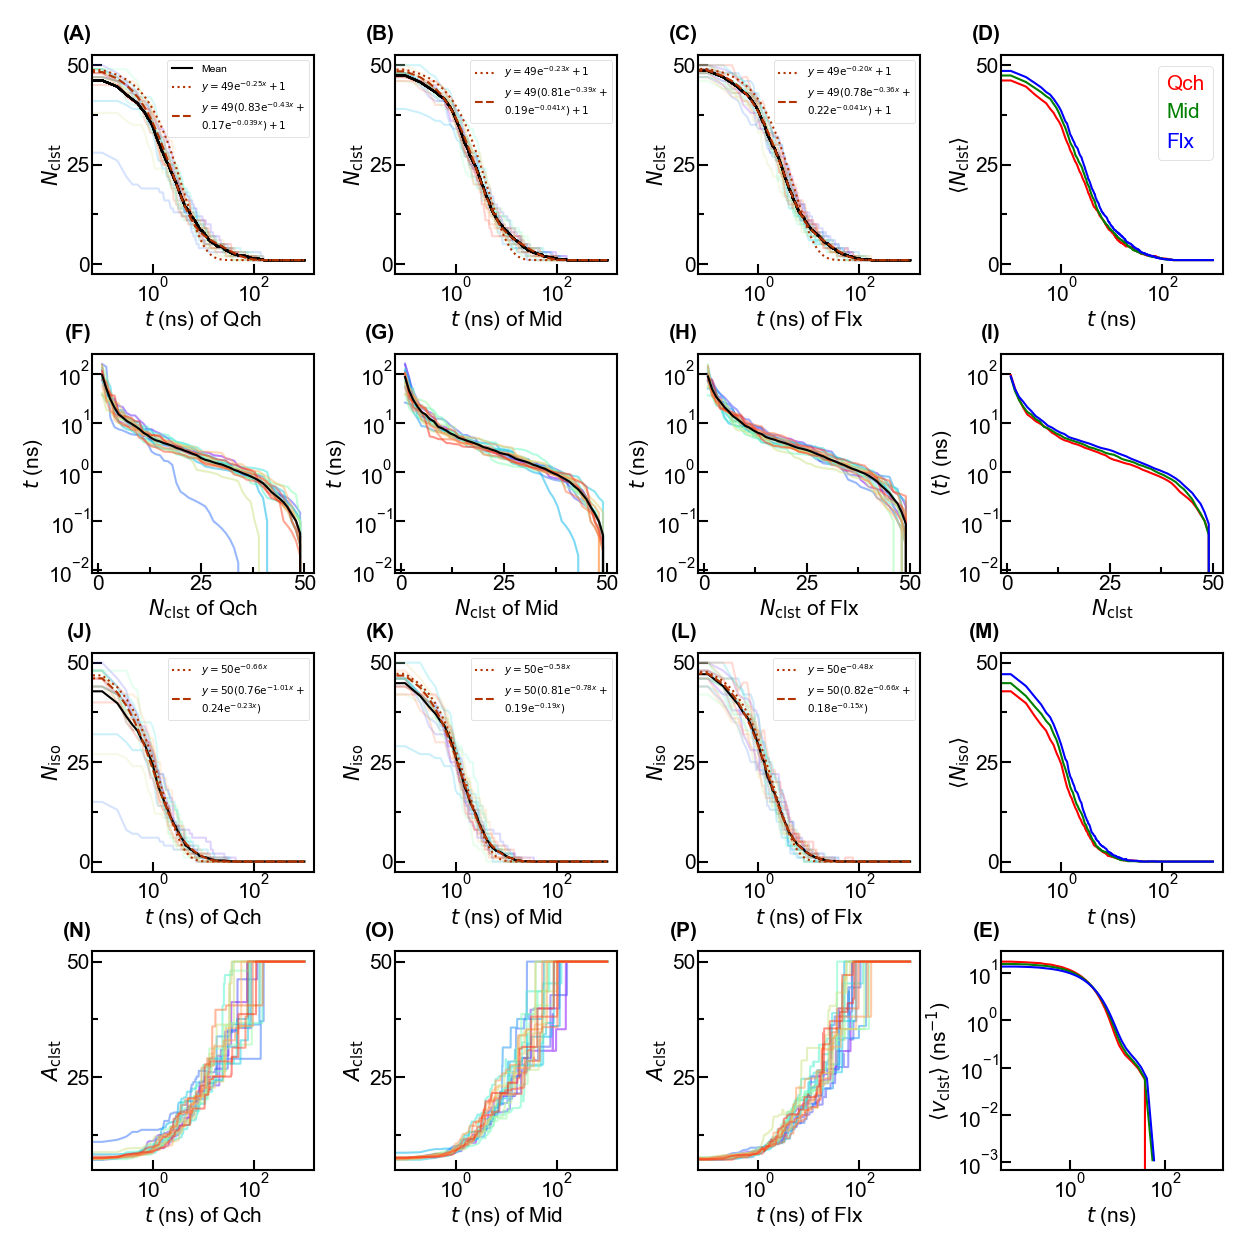

Reproduce this figure in Python.
"""Import Modules"""
import random
from scipy.optimize import curve_fit
from scipy import optimize
import numpy as np
import matplotlib.pyplot as plt
from matplotlib.colors import LinearSegmentedColormap,ListedColormap
from mpl_toolkits.axes_grid1 import make_axes_locatable
from matplotlib.pyplot import MultipleLocator
from matplotlib.collections import LineCollection
from matplotlib import colors
from matplotlib.ticker import LogLocator,LogFormatter,AutoMinorLocator
import sys
sys.path.append('D:\\Work\\Code\\Functions')
from pyw import pyw

"""Set Arguments"""
file='../../chn_clst_annl/proc.npz'
figname='chn_clst'
mdls=['1.55sgm_1.0sgm','1.5sgm_0.82sgm','1.37sgm_0.6sgm']
Mdls=['Qch','Mid','Flx']
nmd=len(mdls)
nrep=20
nfr=10000
nch=50

"""Read Data"""
q=np.load(file)
t=q['t']
nclst=q['nclst']
nclst_mean=q['nclst_mean']
nclst_std=q['nclst_std']
treq=q['treq']
treq_mean=q['treq_mean']
treq_std=q['treq_std']
nisol=q['nisol']
nisol_mean=q['nisol_mean']
nisol_std=q['nisol_std']
nsq=q['nsq']
dnsq=q['dnsq']
dnsq_mean=q['dnsq_mean']
dnsq_std=q['dnsq_std']
dnmin=q['dnmin']
dnmin_mean=q['dnmin_mean']
dnmin_std=q['dnmin_std']
ndnmin=np.sum(dnmin!=0,axis=-1)
dtreq=treq[:,:,1:]-treq[:,:,:-1]
dtreq_mean=np.mean(dtreq,axis=1)
# dtreq_mean=treq_mean[:,1:]-treq_mean[:,:-1]

"""Fit nclst"""
def exp1_nclst(x,a):
    return (nch-1)*np.exp(-a*x)+1
Par1_nclst=np.ones(nmd)
for i in range(nmd):
    par,cov=curve_fit(exp1_nclst,t,nclst_mean[i])
    Par1_nclst[i]=par[0]

def exp2_nclst(x,A,a,b):
    return (nch-1)*(A*np.exp(-a*x)+(1-A)*np.exp(-b*x))+1
init=[0.5,1.0,1.0]
bounds=([0.0,0.0,0.0],
        [1.0,np.inf,np.inf])
Par2_nclst=np.ones((nmd,3))
for i in range(nmd):
    par,cov=curve_fit(exp2_nclst,t,nclst_mean[i],p0=init,bounds=bounds)
    Par2_nclst[i]=par
    if Par2_nclst[i,1]<Par2_nclst[i,2]:
        Par2_nclst[i,0]=1-Par2_nclst[i,0]
        Par2_nclst[i,1:]=Par2_nclst[i,1:][::-1]

S0=nch
Sinf=1
P=Par2_nclst[:,0]
k1=Par2_nclst[:,1]
k2=Par2_nclst[:,2]
alf=S0
bet=((P*k1+(1-P)*k2)*Sinf-(1-P)*(k2-k1)*S0)/k1
gma=Sinf
print(bet)

nclst_fit=np.zeros((nmd,nfr))
for i in range(nmd):
    nclst_fit[i]=exp2_nclst(t,Par2_nclst[i,0],Par2_nclst[i,1],Par2_nclst[i,2])
treq_fit=np.zeros((nmd,nch))
for i in range(nmd):
    ks=0
    for j in range(nch):
        for k in range(ks,nfr-1):
            if nclst_fit[i,k+1]<=nch-j<=nclst_fit[i,k]:
                treq_fit[i,nch-j-1]=(nch-j-nclst_fit[i,k])*(t[k+1]-t[k])/(nclst_fit[i,k+1]-nclst_fit[i,k])+t[k]
                ks=k
                break
dtreq_fit=treq_fit[:,1:]-treq_fit[:,:-1]

"""Fit nisol"""
def exp1_nisol(x,a):
    return nch*np.exp(-a*x)
Par1_nisol=np.ones(nmd)
for i in range(nmd):
    par,cov=curve_fit(exp1_nisol,t,nisol_mean[i])
    Par1_nisol[i]=par[0]

def exp2_nisol(x,A,a,b):
    return nch*(A*np.exp(-a*x)+(1-A)*np.exp(-b*x))
init=[0.5,1.0,1.0]
# bounds=([0.0,0.0,0.0],
#         [1.0,np.inf,np.inf])
bounds=([0.0,0.0,0.0],
        [1.0,1e1,1e1])
Par2_nisol=np.ones((nmd,3))
for i in range(nmd):
    # par,cov=curve_fit(exp2_nisol,t,nisol_mean[i],p0=init,bounds=bounds)
    # Par2_nisol[i]=par
    def loss(vars):
        A,a,b=vars
        return np.sum((exp2_nisol(t,A,a,b)-nisol_mean[i])**2)
    par=optimize.differential_evolution(loss,bounds=list(zip(bounds[0],bounds[1]))).x
    Par2_nisol[i]=par
    if Par2_nisol[i,1]<Par2_nisol[i,2]:
        Par2_nisol[i,0]=1-Par2_nisol[i,0]
        Par2_nisol[i,1:]=Par2_nisol[i,1:][::-1]

S0=nch
Sinf=0
P=Par2_nisol[:,0]
k1=Par2_nisol[:,1]
k2=Par2_nisol[:,2]
alf=S0
bet=((P*k1+(1-P)*k2)*Sinf-(1-P)*(k2-k1)*S0)/k1
gma=Sinf
print(bet)

# def exp1(x,a):
#     return np.log(nch*np.exp(-a*np.exp(x)))
# Par=np.ones(nmd)
# for i in range(nmd):
#     par,cov=curve_fit(exp1,np.log(t[1:]),np.log(nclst_mean[i,1:]))
#     Par[i]=par[0]

"""Plot"""
fig,axs=plt.subplots(4,4,figsize=(25,25))
marglft=0.5
margrig=0.5
margbot=0.5
margtop=0.5
spcwth=0.2
spchei=-0.1
cbarwth=0.0
cbarspcwth=0.0
wth=3
font={'family':'Arial','size':30}
lenmaj=15
lenmin=8
lenbar=8
xtick=0.1
ytick=20
ctick=1
cmap=plt.cm.rainbow
norm=colors.Normalize(vmin=0,vmax=nrep)
ann=[['(A)','(B)','(C)','(D)'],['(F)','(G)','(H)','(I)'],['(J)','(K)','(L)','(M)'],['(N)','(O)','(P)','(E)']]
clrs=['r','g','b']

for i in range(nmd):
    ax=axs[0,i]
    ax.annotate(ann[0][i],xy=(0.0,1.05),xycoords='axes fraction',fontfamily=font['family'],fontsize=font['size'],fontweight='bold',va='bottom',ha='right')
    for j in range(nrep):
        ax.plot(t,nclst[i,j],color=cmap(norm(j)),linewidth=wth,alpha=0.2)
        ax.plot(t,nclst_mean[i],color='k',linewidth=wth)
    if i==0:
        ax.plot([],[],color='k',linewidth=wth,label='Mean')
    ax.plot(t,exp1_nclst(t,Par1_nclst[i]),color=(0.7,0.2,0.0),linestyle=':',linewidth=wth,label='$y=49\\mathrm{e}^{-%.2fx}+1$'%Par1_nclst[i])
    ax.plot(t,exp2_nclst(t,Par2_nclst[i,0],Par2_nclst[i,1],Par2_nclst[i,2]),color=(0.7,0.2,0.0),linestyle='--',linewidth=wth,
            label='$y=49(%.2f\\mathrm{e}^{-%.2fx}+$\n$%.2f\\mathrm{e}^{-%.3fx})+1$'%(Par2_nclst[i,0],Par2_nclst[i,1],1-Par2_nclst[i,0],Par2_nclst[i,2]))
    ax.autoscale()
    ax.minorticks_on()
    ax.tick_params(axis='both',which='major',direction='in',width=wth,length=lenmaj,labelfontfamily=font['family'],labelsize=font['size'])
    ax.tick_params(axis='x',which='minor',direction='in',width=wth,length=0,labelfontfamily=font['family'],labelsize=font['size'])
    ax.tick_params(axis='y',which='minor',direction='in',width=wth,length=lenmin,labelfontfamily=font['family'],labelsize=font['size'])
    ax.xaxis.set_minor_locator(AutoMinorLocator(0))
    ax.yaxis.set_major_locator(MultipleLocator(25))
    ax.yaxis.set_minor_locator(AutoMinorLocator(2))
    ax.spines['bottom'].set_linewidth(wth)
    ax.spines['top'].set_linewidth(wth)
    ax.spines['left'].set_linewidth(wth)
    ax.spines['right'].set_linewidth(wth)
    ax.set_xscale('log')
    # ax.set_yscale('log')
    ax.set_ylim(-2.5,52.5)
    ax.set_xlabel('$t$ (ns) of %s'%Mdls[i],fontdict=font)
    ax.set_ylabel('$N_\\mathrm{clst}$',fontdict=font)
    ax.legend(loc='upper right',prop={'family':font['family'],'size':0.5*font['size']})

ax=axs[0,3]
ax.annotate(ann[0][3],xy=(0.0,1.05),xycoords='axes fraction',fontfamily=font['family'],fontsize=font['size'],fontweight='bold',va='bottom',ha='right')
for i in range(nmd):
    ax.plot(t,nclst_mean[i],color=clrs[i],linewidth=wth,label=Mdls[i])
ax.autoscale()
ax.minorticks_on()
ax.tick_params(axis='both',which='major',direction='in',width=wth,length=lenmaj,labelfontfamily=font['family'],labelsize=font['size'])
ax.tick_params(axis='x',which='minor',direction='in',width=wth,length=0,labelfontfamily=font['family'],labelsize=font['size'])
ax.tick_params(axis='y',which='minor',direction='in',width=wth,length=lenmin,labelfontfamily=font['family'],labelsize=font['size'])
ax.xaxis.set_minor_locator(AutoMinorLocator(0))
ax.yaxis.set_major_locator(MultipleLocator(25))
ax.yaxis.set_minor_locator(AutoMinorLocator(2))
ax.spines['bottom'].set_linewidth(wth)
ax.spines['top'].set_linewidth(wth)
ax.spines['left'].set_linewidth(wth)
ax.spines['right'].set_linewidth(wth)
ax.set_xscale('log')
# ax.set_yscale('log')
ax.set_ylim(-2.5,52.5)
ax.set_xlabel('$t$ (ns)',fontdict=font)
ax.set_ylabel('$\\langle{}N_\\mathrm{clst}\\rangle$',fontdict=font)
leg=ax.legend(loc='best',handlelength=0.0,handletextpad=0.0,prop={'family':font['family'],'size':font['size']})
for hnd,txt in zip(leg.legend_handles,leg.get_texts()):
    txt.set_color(hnd.get_color())

ylims=[axs[0,i].get_ylim() for i in range(4)]
for i in range(4):
    axs[0,i].set_ylim(np.min(ylims),np.max(ylims))

for i in range(nmd):
    ax=axs[1,i]
    ax.annotate(ann[1][i],xy=(0.0,1.05),xycoords='axes fraction',fontfamily=font['family'],fontsize=font['size'],fontweight='bold',va='bottom',ha='right')
    for j in range(nrep):
        ax.plot(np.arange(1,nch+1),treq[i,j],color=cmap(norm(j)),linewidth=wth,alpha=0.5)
    ax.plot(np.arange(1,nch+1),treq_mean[i],color='k',linewidth=wth)
    ax.autoscale()
    ax.minorticks_on()
    ax.tick_params(axis='both',which='major',direction='in',width=wth,length=lenmaj,labelfontfamily=font['family'],labelsize=font['size'])
    ax.tick_params(axis='x',which='minor',direction='in',width=wth,length=lenmin,labelfontfamily=font['family'],labelsize=font['size'])
    ax.tick_params(axis='y',which='minor',direction='in',width=wth,length=0,labelfontfamily=font['family'],labelsize=font['size'])
    ax.xaxis.set_major_locator(MultipleLocator(25))
    ax.xaxis.set_minor_locator(AutoMinorLocator(2))
    ax.yaxis.set_minor_locator(AutoMinorLocator(0))
    ax.spines['bottom'].set_linewidth(wth)
    ax.spines['top'].set_linewidth(wth)
    ax.spines['left'].set_linewidth(wth)
    ax.spines['right'].set_linewidth(wth)
    # ax.set_xscale('log')
    ax.set_yscale('log')
    # ax.set_ylim(-2.5,52.5)
    ax.set_xlabel('$N_\\mathrm{clst}$ of %s'%Mdls[i],fontdict=font)
    ax.set_ylabel('$t$ (ns)',fontdict=font)

ax=axs[1,3]
ax.annotate(ann[1][3],xy=(0.0,1.05),xycoords='axes fraction',fontfamily=font['family'],fontsize=font['size'],fontweight='bold',va='bottom',ha='right')
for i in range(nmd):
    ax.plot(np.arange(1,nch+1),treq_mean[i],color=clrs[i],linewidth=wth)
ax.autoscale()
ax.minorticks_on()
ax.tick_params(axis='both',which='major',direction='in',width=wth,length=lenmaj,labelfontfamily=font['family'],labelsize=font['size'])
ax.tick_params(axis='x',which='minor',direction='in',width=wth,length=lenmin,labelfontfamily=font['family'],labelsize=font['size'])
ax.tick_params(axis='y',which='minor',direction='in',width=wth,length=0,labelfontfamily=font['family'],labelsize=font['size'])
ax.xaxis.set_major_locator(MultipleLocator(25))
ax.xaxis.set_minor_locator(AutoMinorLocator(2))
ax.yaxis.set_minor_locator(AutoMinorLocator(2))
ax.spines['bottom'].set_linewidth(wth)
ax.spines['top'].set_linewidth(wth)
ax.spines['left'].set_linewidth(wth)
ax.spines['right'].set_linewidth(wth)
# ax.set_xscale('log')
ax.set_yscale('log')
# ax.set_ylim(-2.5,52.5)
ax.set_xlabel('$N_\\mathrm{clst}$',fontdict=font)
ax.set_ylabel('$\\langle{}t\\rangle$ (ns)',fontdict=font)

ylims=[axs[1,i].get_ylim() for i in range(4)]
for i in range(4):
    axs[1,i].set_ylim(np.min(ylims),np.max(ylims))

for i in range(nmd):
    ax=axs[2,i]
    ax.annotate(ann[2][i],xy=(0.0,1.05),xycoords='axes fraction',fontfamily=font['family'],fontsize=font['size'],fontweight='bold',va='bottom',ha='right')
    for j in range(nrep):
        ax.plot(t,nisol[i,j],color=cmap(norm(j)),linewidth=wth,alpha=0.2)
    ax.plot(t,nisol_mean[i],color='k',linewidth=wth)
    ax.plot(t,exp1_nisol(t,Par1_nisol[i]),color=(0.7,0.2,0.0),linestyle=':',linewidth=wth,label='$y=50\\mathrm{e}^{-%.2fx}$'%Par1_nisol[i])
    ax.plot(t,exp2_nisol(t,Par2_nisol[i,0],Par2_nisol[i,1],Par2_nisol[i,2]),color=(0.7,0.2,0.0),linestyle='--',linewidth=wth,
            label='$y=50(%.2f\\mathrm{e}^{-%.2fx}+$\n$%.2f\\mathrm{e}^{-%.2fx})$'%(Par2_nisol[i,0],Par2_nisol[i,1],1-Par2_nisol[i,0],Par2_nisol[i,2]))
    ax.autoscale()
    ax.minorticks_on()
    ax.tick_params(axis='both',which='major',direction='in',width=wth,length=lenmaj,labelfontfamily=font['family'],labelsize=font['size'])
    ax.tick_params(axis='x',which='minor',direction='in',width=wth,length=0,labelfontfamily=font['family'],labelsize=font['size'])
    ax.tick_params(axis='y',which='minor',direction='in',width=wth,length=lenmin,labelfontfamily=font['family'],labelsize=font['size'])
    ax.xaxis.set_minor_locator(AutoMinorLocator(2))
    ax.yaxis.set_major_locator(MultipleLocator(25))
    ax.yaxis.set_minor_locator(AutoMinorLocator(2))
    ax.spines['bottom'].set_linewidth(wth)
    ax.spines['top'].set_linewidth(wth)
    ax.spines['left'].set_linewidth(wth)
    ax.spines['right'].set_linewidth(wth)
    ax.set_xscale('log')
    # ax.set_yscale('log')
    ax.set_ylim(-2.5,52.5)
    ax.set_xlabel('$t$ (ns) of %s'%Mdls[i],fontdict=font)
    ax.set_ylabel('$N_\\mathrm{iso}$',fontdict=font)
    ax.legend(loc='upper right',prop={'family':font['family'],'size':0.5*font['size']})

ax=axs[2,3]
ax.annotate(ann[2][3],xy=(0.0,1.05),xycoords='axes fraction',fontfamily=font['family'],fontsize=font['size'],fontweight='bold',va='bottom',ha='right')
for i in range(nmd):
    ax.plot(t,nisol_mean[i],color=clrs[i],linewidth=wth)
ax.autoscale()
ax.minorticks_on()
ax.tick_params(axis='both',which='major',direction='in',width=wth,length=lenmaj,labelfontfamily=font['family'],labelsize=font['size'])
ax.tick_params(axis='x',which='minor',direction='in',width=wth,length=0,labelfontfamily=font['family'],labelsize=font['size'])
ax.tick_params(axis='y',which='minor',direction='in',width=wth,length=lenmin,labelfontfamily=font['family'],labelsize=font['size'])
ax.xaxis.set_minor_locator(AutoMinorLocator(2))
ax.yaxis.set_major_locator(MultipleLocator(25))
ax.yaxis.set_minor_locator(AutoMinorLocator(2))
ax.spines['bottom'].set_linewidth(wth)
ax.spines['top'].set_linewidth(wth)
ax.spines['left'].set_linewidth(wth)
ax.spines['right'].set_linewidth(wth)
ax.set_xscale('log')
# ax.set_yscale('log')
ax.set_ylim(-2.5,52.5)
ax.set_xlabel('$t$ (ns)',fontdict=font)
ax.set_ylabel('$\\langle{}N_\\mathrm{iso}\\rangle$',fontdict=font)

ylims=[axs[3,i].get_ylim() for i in range(4)]
for i in range(4):
    axs[3,i].set_ylim(np.min(ylims),np.max(ylims))

for i in range(nmd):
    ax=axs[3,i]
    ax.annotate(ann[3][i],xy=(0.0,1.05),xycoords='axes fraction',fontfamily=font['family'],fontsize=font['size'],fontweight='bold',va='bottom',ha='right')
    for j in range(nrep):
        ax.plot(t,np.sqrt(nsq[i,j]),color=cmap(norm(j)),linewidth=wth,alpha=0.5)
    ax.autoscale()
    ax.minorticks_on()
    ax.tick_params(axis='both',which='major',direction='in',width=wth,length=lenmaj,labelfontfamily=font['family'],labelsize=font['size'])
    ax.tick_params(axis='x',which='minor',direction='in',width=wth,length=0,labelfontfamily=font['family'],labelsize=font['size'])
    ax.tick_params(axis='y',which='minor',direction='in',width=wth,length=lenmin,labelfontfamily=font['family'],labelsize=font['size'])
    ax.xaxis.set_minor_locator(AutoMinorLocator(2))
    ax.yaxis.set_major_locator(MultipleLocator(25))
    ax.yaxis.set_minor_locator(AutoMinorLocator(2))
    ax.spines['bottom'].set_linewidth(wth)
    ax.spines['top'].set_linewidth(wth)
    ax.spines['left'].set_linewidth(wth)
    ax.spines['right'].set_linewidth(wth)
    ax.set_xscale('log')
    # ax.set_yscale('log')
    ax.set_ylim(4.8,52.2)
    ax.set_xlabel('$t$ (ns) of %s'%Mdls[i],fontdict=font)
    ax.set_ylabel('$A_\\mathrm{clst}$',fontdict=font)

ax=axs[3,3]
ax.annotate(ann[3][3],xy=(0.0,1.05),xycoords='axes fraction',fontfamily=font['family'],fontsize=font['size'],fontweight='bold',va='bottom',ha='right')
for i in range(nmd):
    ax.plot(treq_fit[i,1:],-1/dtreq_fit[i],color=clrs[i],linewidth=wth)
ax.plot(t,[np.max(-1/dtreq_fit)]*nfr,linewidth=0)
ax.autoscale()
ax.minorticks_on()
ax.tick_params(axis='both',which='major',direction='in',width=wth,length=lenmaj,labelfontfamily=font['family'],labelsize=font['size'])
ax.tick_params(axis='both',which='minor',direction='in',width=wth,length=0,labelfontfamily=font['family'],labelsize=font['size'])
ax.xaxis.set_minor_locator(AutoMinorLocator(0))
ax.yaxis.set_minor_locator(AutoMinorLocator(0))
ax.spines['bottom'].set_linewidth(wth)
ax.spines['top'].set_linewidth(wth)
ax.spines['left'].set_linewidth(wth)
ax.spines['right'].set_linewidth(wth)
ax.set_xscale('log')
ax.set_yscale('log')
# ax.set_ylim(-2.5,52.5)
ax.set_xlabel('$t$ (ns)',fontdict=font)
ax.set_ylabel('$\\langle{}v_\\mathrm{clst}\\rangle$ (ns$^{-1}$)',fontdict=font)

fig.canvas.draw()
tight_bbox=fig.get_tightbbox(fig.canvas.get_renderer())
alllft=tight_bbox.x0
allrig=tight_bbox.x1
allbot=tight_bbox.y0
alltop=tight_bbox.y1
figwth,fighei=fig.get_size_inches()
boxlft=np.inf
boxrig=-np.inf
boxbot=np.inf
boxtop=-np.inf
for ax in fig.axes:    
    pos=ax.get_position()
    left=pos.x0*figwth
    right=left+pos.width*figwth
    bottom=pos.y0*fighei
    top=bottom+pos.height*fighei
    boxlft=min(boxlft,left)
    boxrig=max(boxrig,right)
    boxbot=min(boxbot,bottom)
    boxtop=max(boxtop,top)
outlft=boxlft-alllft
outrig=allrig-boxrig
outbot=boxbot-allbot
outtop=alltop-boxtop

axs_2d=np.atleast_2d(axs)
nrows,ncols=np.shape(axs_2d)
outlfts=np.zeros((nrows,ncols))
outrigs=np.zeros((nrows,ncols))
outbots=np.zeros((nrows,ncols))
outtops=np.zeros((nrows,ncols))
dpi=fig.dpi 
for i in range(nrows):
    for j in range(ncols):
        ax=axs_2d[i,j]
        ref_bounds=ax.get_position().bounds
        alllft,allrig=np.inf,-np.inf
        allbot,alltop=np.inf,-np.inf
        for a in fig.axes:
            if a.get_position().bounds==ref_bounds:
                tight_bbox=a.get_tightbbox(fig.canvas.get_renderer())   # 点坐标
                alllft=min(alllft,tight_bbox.x0/dpi)
                allrig=max(allrig,tight_bbox.x1/dpi)
                allbot=min(allbot,tight_bbox.y0/dpi)
                alltop=max(alltop,tight_bbox.y1/dpi)
        boxlft=ref_bounds[0]*figwth
        boxrig=(ref_bounds[0]+ref_bounds[2])*figwth
        boxbot=ref_bounds[1]*fighei
        boxtop=(ref_bounds[1]+ref_bounds[3])*fighei
        outlfts[i,j]=boxlft-alllft
        outrigs[i,j]=allrig-boxrig
        outbots[i,j]=boxbot-allbot
        outtops[i,j]=alltop-boxtop

if ncols>1:
    spcwth+=np.max(outrigs[:,:-1]+outlfts[:,1:])
if nrows>1:
    spchei+=np.max(outbots[:-1,:]+outtops[1:,:])
plt.subplots_adjust(left=(marglft+outlft)/figwth,
                    right=1.0-(margrig+outrig+cbarwth+cbarspcwth)/figwth,
                    bottom=(margbot+outbot)/fighei,
                    top=1.0-(margtop+outtop)/fighei,
                    hspace=nrows*spchei/(fighei-margbot-outbot-margtop-outtop-(nrows-1)*spchei),
                    wspace=ncols*spcwth/(figwth-marglft-outlft-margrig-outrig-cbarwth-cbarspcwth-(ncols-1)*spcwth))

plt.savefig(f'{figname}.png',format='png',dpi=50)
plt.savefig(f'{figname}.pdf',format='pdf')
# plt.show()
